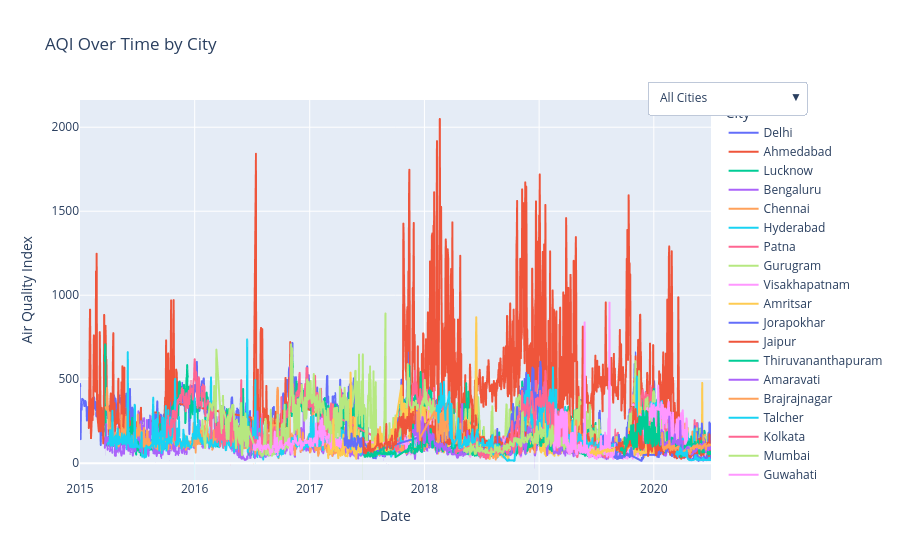

Write notebook code for a chart like this one.
### Markdown cell above
## AQI Trend Over Time by City

This visualisation shows how the Air Quality Index (AQI) changes over time across different cities. The interactive dropdown allows highlighting individual cities or viewing all cities together, helping identify pollution trends, seasonal patterns, and city-level differences in air quality.

### Code cell
# Drop rows without AQI
df_aqi = df.dropna(subset=["AQI"]).copy()

# Sort by date
df_aqi = df_aqi.sort_values("Date")

fig = px.line(
    df_aqi,
    x="Date",
    y="AQI",
    color="City",
    title="AQI Over Time by City",
    labels={"AQI": "Air Quality Index", "Date": "Date"},
)

cities = df_aqi["City"].unique()
buttons = []

buttons.append(dict(
    label="All Cities",
    method="update",
    args=[
        {"visible": [True] * len(cities)},
        {"title": "AQI Over Time by City"}
    ]
))

for city in cities:
    visible = [True if c == city else False for c in df_aqi["City"].unique()]
    buttons.append(
        dict(
            label=city,
            method="update",
            args=[
                {"visible": visible},
                {"title": f"AQI Over Time - {city}"}
            ],
        )
    )

fig.update_layout(
    updatemenus=[
        dict(
            active=0,
            buttons=buttons,
            x=1.15,
            y=1.05,
        )
    ]
)

fig.show()

### Figure 1 — Plotly figure (JSON) as saved in the notebook; plotly's stock layout.template omitted (floating-point values rounded to 4 significant figures; data arrays with more than 128 entries replaced by an {"elided": "..."} marker saying what was removed)
{"data": [{"hovertemplate": "City=Delhi<br>Date=%{x}<br>Air Quality Index=%{y}<extra></extra>", "legendgroup": "Delhi", "line": {"color": "#636efa", "dash": "solid"}, "marker": {"symbol": "circle"}, "mode": "lines", "name": "Delhi", "showlegend": true, "type": "scattergl", "x": {"elided": "1999 str values"}, "xaxis": "x", "y": {"elided": "1999 int values"}, "yaxis": "y"}, {"hovertemplate": "City=Ahmedabad<br>Date=%{x}<br>Air Quality Index=%{y}<extra></extra>", "legendgroup": "Ahmedabad", "line": {"color": "#EF553B", "dash": "solid"}, "marker": {"symbol": "circle"}, "mode": "lines", "name": "Ahmedabad", "showlegend": true, "type": "scattergl", "x": {"elided": "1334 str values"}, "xaxis": "x", "y": {"elided": "1334 int values"}, "yaxis": "y"}, {"hovertemplate": "City=Lucknow<br>Date=%{x}<br>Air Quality Index=%{y}<extra></extra>", "legendgroup": "Lucknow", "line": {"color": "#00cc96", "dash": "solid"}, "marker": {"symbol": "circle"}, "mode": "lines", "name": "Lucknow", "showlegend": true, "type": "scattergl", "x": {"elided": "1893 str values"}, "xaxis": "x", "y": {"elided": "1893 int values"}, "yaxis": "y"}, {"hovertemplate": "City=Bengaluru<br>Date=%{x}<br>Air Quality Index=%{y}<extra></extra>", "legendgroup": "Bengaluru", "line": {"color": "#ab63fa", "dash": "solid"}, "marker": {"symbol": "circle"}, "mode": "lines", "name": "Bengaluru", "showlegend": true, "type": "scattergl", "x": {"elided": "1910 str values"}, "xaxis": "x", "y": {"elided": "1910 int values"}, "yaxis": "y"}, {"hovertemplate": "City=Chennai<br>Date=%{x}<br>Air Quality Index=%{y}<extra></extra>", "legendgroup": "Chennai", "line": {"color": "#FFA15A", "dash": "solid"}, "marker": {"symbol": "circle"}, "mode": "lines", "name": "Chennai", "showlegend": true, "type": "scattergl", "x": {"elided": "1884 str values"}, "xaxis": "x", "y": {"elided": "1884 int values"}, "yaxis": "y"}, {"hovertemplate": "City=Hyderabad<br>Date=%{x}<br>Air Quality Index=%{y}<extra></extra>", "legendgroup": "Hyderabad", "line": {"color": "#19d3f3", "dash": "solid"}, "marker": {"symbol": "circle"}, "mode": "lines", "name": "Hyderabad", "showlegend": true, "type": "scattergl", "x": {"elided": "1880 str values"}, "xaxis": "x", "y": {"elided": "1880 int values"}, "yaxis": "y"}, {"hovertemplate": "City=Patna<br>Date=%{x}<br>Air Quality Index=%{y}<extra></extra>", "legendgroup": "Patna", "line": {"color": "#FF6692", "dash": "solid"}, "marker": {"symbol": "circle"}, "mode": "lines", "name": "Patna", "showlegend": true, "type": "scattergl", "x": {"elided": "1459 str values"}, "xaxis": "x", "y": {"elided": "1459 int values"}, "yaxis": "y"}, {"hovertemplate": "City=Gurugram<br>Date=%{x}<br>Air Quality Index=%{y}<extra></extra>", "legendgroup": "Gurugram", "line": {"color": "#B6E880", "dash": "solid"}, "marker": {"symbol": "circle"}, "mode": "lines", "name": "Gurugram", "showlegend": true, "type": "scattergl", "x": {"elided": "1453 str values"}, "xaxis": "x", "y": {"elided": "1453 int values"}, "yaxis": "y"}, {"hovertemplate": "City=Visakhapatnam<br>Date=%{x}<br>Air Quality Index=%{y}<extra></extra>", "legendgroup": "Visakhapatnam", "line": {"color": "#FF97FF", "dash": "solid"}, "marker": {"symbol": "circle"}, "mode": "lines", "name": "Visakhapatnam", "showlegend": true, "type": "scattergl", "x": {"elided": "1171 str values"}, "xaxis": "x", "y": {"elided": "1171 int values"}, "yaxis": "y"}, {"hovertemplate": "City=Amritsar<br>Date=%{x}<br>Air Quality Index=%{y}<extra></extra>", "legendgroup": "Amritsar", "line": {"color": "#FECB52", "dash": "solid"}, "marker": {"symbol": "circle"}, "mode": "lines", "name": "Amritsar", "showlegend": true, "type": "scattergl", "x": {"elided": "1126 str values"}, "xaxis": "x", "y": {"elided": "1126 int values"}, "yaxis": "y"}, {"hovertemplate": "City=Jorapokhar<br>Date=%{x}<br>Air Quality Index=%{y}<extra></extra>", "legendgroup": "Jorapokhar", "line": {"color": "#636efa", "dash": "solid"}, "marker": {"symbol": "circle"}, "mode": "lines", "name": "Jorapokhar", "showlegend": true, "type": "scattergl", "x": {"elided": "771 str values"}, "xaxis": "x", "y": {"elided": "771 int values"}, "yaxis": "y"}, {"hovertemplate": "City=Jaipur<br>Date=%{x}<br>Air Quality Index=%{y}<extra></extra>", "legendgroup": "Jaipur", "line": {"color": "#EF553B", "dash": "solid"}, "marker": {"symbol": "circle"}, "mode": "lines", "name": "Jaipur", "showlegend": true, "type": "scattergl", "x": {"elided": "1094 str values"}, "xaxis": "x", "y": {"elided": "1094 int values"}, "yaxis": "y"}, {"hovertemplate": "City=Thiruvananthapuram<br>Date=%{x}<br>Air Quality Index=%{y}<extra></extra>", "legendgroup": "Thiruvananthapuram", "line": {"color": "#00cc96", "dash": "solid"}, "marker": {"symbol": "circle"}, "mode": "lines", "name": "Thiruvananthapuram", "showlegend": true, "type": "scattergl", "x": {"elided": "1052 str values"}, "xaxis": "x", "y": {"elided": "1052 int values"}, "yaxis": "y"}, {"hovertemplate": "City=Amaravati<br>Date=%{x}<br>Air Quality Index=%{y}<extra></extra>", "legendgroup": "Amaravati", "line": {"color": "#ab63fa", "dash": "solid"}, "marker": {"symbol": "circle"}, "mode": "lines", "name": "Amaravati", "showlegend": true, "type": "scattergl", "x": {"elided": "841 str values"}, "xaxis": "x", "y": {"elided": "841 int values"}, "yaxis": "y"}, {"hovertemplate": "City=Brajrajnagar<br>Date=%{x}<br>Air Quality Index=%{y}<extra></extra>", "legendgroup": "Brajrajnagar", "line": {"color": "#FFA15A", "dash": "solid"}, "marker": {"symbol": "circle"}, "mode": "lines", "name": "Brajrajnagar", "showlegend": true, "type": "scattergl", "x": {"elided": "713 str values"}, "xaxis": "x", "y": {"elided": "713 int values"}, "yaxis": "y"}, {"hovertemplate": "City=Talcher<br>Date=%{x}<br>Air Quality Index=%{y}<extra></extra>", "legendgroup": "Talcher", "line": {"color": "#19d3f3", "dash": "solid"}, "marker": {"symbol": "circle"}, "mode": "lines", "name": "Talcher", "showlegend": true, "type": "scattergl", "x": {"elided": "698 str values"}, "xaxis": "x", "y": {"elided": "698 int values"}, "yaxis": "y"}, {"hovertemplate": "City=Kolkata<br>Date=%{x}<br>Air Quality Index=%{y}<extra></extra>", "legendgroup": "Kolkata", "line": {"color": "#FF6692", "dash": "solid"}, "marker": {"symbol": "circle"}, "mode": "lines", "name": "Kolkata", "showlegend": true, "type": "scattergl", "x": {"elided": "754 str values"}, "xaxis": "x", "y": {"elided": "754 int values"}, "yaxis": "y"}, {"hovertemplate": "City=Mumbai<br>Date=%{x}<br>Air Quality Index=%{y}<extra></extra>", "legendgroup": "Mumbai", "line": {"color": "#B6E880", "dash": "solid"}, "marker": {"symbol": "circle"}, "mode": "lines", "name": "Mumbai", "showlegend": true, "type": "scattergl", "x": {"elided": "775 str values"}, "xaxis": "x", "y": {"elided": "775 int values"}, "yaxis": "y"}, {"hovertemplate": "City=Guwahati<br>Date=%{x}<br>Air Quality Index=%{y}<extra></extra>", "legendgroup": "Guwahati", "line": {"color": "#FF97FF", "dash": "solid"}, "marker": {"symbol": "circle"}, "mode": "lines", "name": "Guwahati", "showlegend": true, "type": "scattergl", "x": {"elided": "495 str values"}, "xaxis": "x", "y": {"elided": "495 int values"}, "yaxis": "y"}, {"hovertemplate": "City=Coimbatore<br>Date=%{x}<br>Air Quality Index=%{y}<extra></extra>", "legendgroup": "Coimbatore", "line": {"color": "#FECB52", "dash": "solid"}, "marker": {"symbol": "circle"}, "mode": "lines", "name": "Coimbatore", "showlegend": true, "type": "scattergl", "x": {"elided": "344 str values"}, "xaxis": "x", "y": {"elided": "344 int values"}, "yaxis": "y"}, {"hovertemplate": "City=Shillong<br>Date=%{x}<br>Air Quality Index=%{y}<extra></extra>", "legendgroup": "Shillong", "line": {"color": "#636efa", "dash": "solid"}, "marker": {"symbol": "circle"}, "mode": "lines", "name": "Shillong", "showlegend": true, "type": "scattergl", "x": {"elided": "205 str values"}, "xaxis": "x", "y": {"elided": "205 int values"}, "yaxis": "y"}, {"hovertemplate": "City=Chandigarh<br>Date=%{x}<br>Air Quality Index=%{y}<extra></extra>", "legendgroup": "Chandigarh", "line": {"color": "#EF553B", "dash": "solid"}, "marker": {"symbol": "circle"}, "mode": "lines", "name": "Chandigarh", "showlegend": true, "type": "scattergl", "x": {"elided": "299 str values"}, "xaxis": "x", "y": {"elided": "299 int values"}, "yaxis": "y"}, {"hovertemplate": "City=Bhopal<br>Date=%{x}<br>Air Quality Index=%{y}<extra></extra>", "legendgroup": "Bhopal", "line": {"color": "#00cc96", "dash": "solid"}, "marker": {"symbol": "circle"}, "mode": "lines", "name": "Bhopal", "showlegend": true, "type": "scattergl", "x": {"elided": "278 str values"}, "xaxis": "x", "y": {"elided": "278 int values"}, "yaxis": "y"}, {"hovertemplate": "City=Kochi<br>Date=%{x}<br>Air Quality Index=%{y}<extra></extra>", "legendgroup": "Kochi", "line": {"color": "#ab63fa", "dash": "solid"}, "marker": {"symbol": "circle"}, "mode": "lines", "name": "Kochi", "showlegend": true, "type": "scattergl", "x": {"elided": "158 str values"}, "xaxis": "x", "y": {"elided": "158 int values"}, "yaxis": "y"}, {"hovertemplate": "City=Ernakulam<br>Date=%{x}<br>Air Quality Index=%{y}<extra></extra>", "legendgroup": "Ernakulam", "line": {"color": "#FFA15A", "dash": "solid"}, "marker": {"symbol": "circle"}, "mode": "lines", "name": "Ernakulam", "showlegend": true, "type": "scattergl", "x": {"elided": "153 str values"}, "xaxis": "x", "y": {"elided": "153 int values"}, "yaxis": "y"}, {"hovertemplate": "City=Aizawl<br>Date=%{x}<br>Air Quality Index=%{y}<extra></extra>", "legendgroup": "Aizawl", "line": {"color": "#19d3f3", "dash": "solid"}, "marker": {"symbol": "circle"}, "mode": "lines", "name": "Aizawl", "showlegend": true, "type": "scattergl", "x": ["2020-03-12T00:00:00", "2020-03-13T00:00:00", "2020-03-14T00:00:00", "2020-03-15T00:00:00", "2020-03-16T00:00:00", "2020-03-17T00:00:00", "2020-03-18T00:00:00", "2020-03-19T00:00:00", "2020-03-20T00:00:00", "2020-03-21T00:00:00", "2020-03-22T00:00:00", "2020-03-23T00:00:00", "2020-03-24T00:00:00", "2020-03-25T00:00:00", "2020-03-26T00:00:00", "2020-03-27T00:00:00", "2020-03-28T00:00:00", "2020-03-29T00:00:00", "2020-03-30T00:00:00", "2020-03-31T00:00:00", "2020-04-01T00:00:00", "2020-04-02T00:00:00", "2020-04-03T00:00:00", "2020-04-04T00:00:00", "2020-04-05T00:00:00", "2020-04-06T00:00:00", "2020-04-07T00:00:00", "2020-04-08T00:00:00", "2020-04-09T00:00:00", "2020-04-10T00:00:00", "2020-04-11T00:00:00", "2020-04-12T00:00:00", "2020-04-13T00:00:00", "2020-04-14T00:00:00", "2020-04-15T00:00:00", "2020-04-16T00:00:00", "2020-04-17T00:00:00", "2020-04-18T00:00:00", "2020-04-19T00:00:00", "2020-04-20T00:00:00", "2020-04-21T00:00:00", "2020-04-22T00:00:00", "2020-04-23T00:00:00", "2020-04-24T00:00:00", "2020-04-25T00:00:00", "2020-04-26T00:00:00", "2020-04-27T00:00:00", "2020-04-28T00:00:00", "2020-04-29T00:00:00", "2020-04-30T00:00:00", "2020-05-01T00:00:00", "2020-05-02T00:00:00", "2020-05-03T00:00:00", "2020-05-04T00:00:00", "2020-05-05T00:00:00", "2020-05-06T00:00:00", "2020-05-07T00:00:00", "2020-05-08T00:00:00", "2020-05-09T00:00:00", "2020-05-10T00:00:00", "2020-05-11T00:00:00", "2020-05-12T00:00:00", "2020-05-13T00:00:00", "2020-05-14T00:00:00", "2020-05-15T00:00:00", "2020-05-16T00:00:00", "2020-05-17T00:00:00", "2020-05-18T00:00:00", "2020-05-19T00:00:00", "2020-05-20T00:00:00", "2020-05-21T00:00:00", "2020-05-22T00:00:00", "2020-05-23T00:00:00", "2020-05-24T00:00:00", "2020-05-25T00:00:00", "2020-05-26T00:00:00", "2020-05-27T00:00:00", "2020-05-28T00:00:00", "2020-05-29T00:00:00", "2020-05-30T00:00:00", "2020-05-31T00:00:00", "2020-06-01T00:00:00", "2020-06-02T00:00:00", "2020-06-03T00:00:00", "2020-06-04T00:00:00", "2020-06-05T00:00:00", "2020-06-06T00:00:00", "2020-06-07T00:00:00", "2020-06-08T00:00:00", "2020-06-09T00:00:00", "2020-06-10T00:00:00", "2020-06-12T00:00:00", "2020-06-13T00:00:00", "2020-06-14T00:00:00", "2020-06-15T00:00:00", "2020-06-16T00:00:00", "2020-06-17T00:00:00", "2020-06-18T00:00:00", "2020-06-19T00:00:00", "2020-06-20T00:00:00", "2020-06-21T00:00:00", "2020-06-22T00:00:00", "2020-06-23T00:00:00", "2020-06-24T00:00:00", "2020-06-25T00:00:00", "2020-06-26T00:00:00", "2020-06-27T00:00:00", "2020-06-28T00:00:00", "2020-06-29T00:00:00", "2020-06-30T00:00:00", "2020-07-01T00:00:00"], "xaxis": "x", "y": [52, 60, 62, 70, 54, 40, 51, 63, 69, 70, 71, 53, 66, 92, 89, 82, 71, 81, 60, 51, 62, 64, 54, 43, 44, 48, 61, 45, 59, 64, 55, 41, 42, 64, 76, 49, 33, 31, 24, 24, 23, 20, 19, 19, 19, 18, 19, 19, 19, 19, 20, 20, 19, 19, 19, 20, 20, 20, 24, 24, 35, 46, 46, 33, 31, 21, 20, 26, 32, 24, 20, 22, 22, 27, 20, 19, 21, 21, 20, 20, 19, 19, 20, 20, 19, 31, 20, 19, 25, 23, 19, 19, 19, 19, 19, 19, 20, 20, 20, 19, 19, 20, 20, 25, 33, 21, 19, 19, 20, 20, 20], "yaxis": "y"}], "layout": {"legend": {"title": {"text": "City"}, "tracegroupgap": 0}, "title": {"text": "AQI Over Time by City"}, "updatemenus": [{"active": 0, "buttons": [{"args": [{"visible": [true, true, true, true, true, true, true, true, true, true, true, true, true, true, true, true, true, true, true, true, true, true, true, true, true, true]}, {"title": "AQI Over Time by City"}], "label": "All Cities", "method": "update"}, {"args": [{"visible": [true, false, false, false, false, false, false, false, false, false, false, false, false, false, false, false, false, false, false, false, false, false, false, false, false, false]}, {"title": "AQI Over Time - Delhi"}], "label": "Delhi", "method": "update"}, {"args": [{"visible": [false, true, false, false, false, false, false, false, false, false, false, false, false, false, false, false, false, false, false, false, false, false, false, false, false, false]}, {"title": "AQI Over Time - Ahmedabad"}], "label": "Ahmedabad", "method": "update"}, {"args": [{"visible": [false, false, true, false, false, false, false, false, false, false, false, false, false, false, false, false, false, false, false, false, false, false, false, false, false, false]}, {"title": "AQI Over Time - Lucknow"}], "label": "Lucknow", "method": "update"}, {"args": [{"visible": [false, false, false, true, false, false, false, false, false, false, false, false, false, false, false, false, false, false, false, false, false, false, false, false, false, false]}, {"title": "AQI Over Time - Bengaluru"}], "label": "Bengaluru", "method": "update"}, {"args": [{"visible": [false, false, false, false, true, false, false, false, false, false, false, false, false, false, false, false, false, false, false, false, false, false, false, false, false, false]}, {"title": "AQI Over Time - Chennai"}], "label": "Chennai", "method": "update"}, {"args": [{"visible": [false, false, false, false, false, true, false, false, false, false, false, false, false, false, false, false, false, false, false, false, false, false, false, false, false, false]}, {"title": "AQI Over Time - Hyderabad"}], "label": "Hyderabad", "method": "update"}, {"args": [{"visible": [false, false, false, false, false, false, true, false, false, false, false, false, false, false, false, false, false, false, false, false, false, false, false, false, false, false]}, {"title": "AQI Over Time - Patna"}], "label": "Patna", "method": "update"}, {"args": [{"visible": [false, false, false, false, false, false, false, true, false, false, false, false, false, false, false, false, false, false, false, false, false, false, false, false, false, false]}, {"title": "AQI Over Time - Gurugram"}], "label": "Gurugram", "method": "update"}, {"args": [{"visible": [false, false, false, false, false, false, false, false, true, false, false, false, false, false, false, false, false, false, false, false, false, false, false, false, false, false]}, {"title": "AQI Over Time - Visakhapatnam"}], "label": "Visakhapatnam", "method": "update"}, {"args": [{"visible": [false, false, false, false, false, false, false, false, false, true, false, false, false, false, false, false, false, false, false, false, false, false, false, false, false, false]}, {"title": "AQI Over Time - Amritsar"}], "label": "Amritsar", "method": "update"}, {"args": [{"visible": [false, false, false, false, false, false, false, false, false, false, true, false, false, false, false, false, false, false, false, false, false, false, false, false, false, false]}, {"title": "AQI Over Time - Jorapokhar"}], "label": "Jorapokhar", "method": "update"}, {"args": [{"visible": [false, false, false, false, false, false, false, false, false, false, false, true, false, false, false, false, false, false, false, false, false, false, false, false, false, false]}, {"title": "AQI Over Time - Jaipur"}], "label": "Jaipur", "method": "update"}, {"args": [{"visible": [false, false, false, false, false, false, false, false, false, false, false, false, true, false, false, false, false, false, false, false, false, false, false, false, false, false]}, {"title": "AQI Over Time - Thiruvananthapuram"}], "label": "Thiruvananthapuram", "method": "update"}, {"args": [{"visible": [false, false, false, false, false, false, false, false, false, false, false, false, false, true, false, false, false, false, false, false, false, false, false, false, false, false]}, {"title": "AQI Over Time - Amaravati"}], "label": "Amaravati", "method": "update"}, {"args": [{"visible": [false, false, false, false, false, false, false, false, false, false, false, false, false, false, true, false, false, false, false, false, false, false, false, false, false, false]}, {"title": "AQI Over Time - Brajrajnagar"}], "label": "Brajrajnagar", "method": "update"}, {"args": [{"visible": [false, false, false, false, false, false, false, false, false, false, false, false, false, false, false, true, false, false, false, false, false, false, false, false, false, false]}, {"title": "AQI Over Time - Talcher"}], "label": "Talcher", "method": "update"}, {"args": [{"visible": [false, false, false, false, false, false, false, false, false, false, false, false, false, false, false, false, true, false, false, false, false, false, false, false, false, false]}, {"title": "AQI Over Time - Kolkata"}], "label": "Kolkata", "method": "update"}, {"args": [{"visible": [false, false, false, false, false, false, false, false, false, false, false, false, false, false, false, false, false, true, false, false, false, false, false, false, false, false]}, {"title": "AQI Over Time - Mumbai"}], "label": "Mumbai", "method": "update"}, {"args": [{"visible": [false, false, false, false, false, false, false, false, false, false, false, false, false, false, false, false, false, false, true, false, false, false, false, false, false, false]}, {"title": "AQI Over Time - Guwahati"}], "label": "Guwahati", "method": "update"}, {"args": [{"visible": [false, false, false, false, false, false, false, false, false, false, false, false, false, false, false, false, false, false, false, true, false, false, false, false, false, false]}, {"title": "AQI Over Time - Coimbatore"}], "label": "Coimbatore", "method": "update"}, {"args": [{"visible": [false, false, false, false, false, false, false, false, false, false, false, false, false, false, false, false, false, false, false, false, true, false, false, false, false, false]}, {"title": "AQI Over Time - Shillong"}], "label": "Shillong", "method": "update"}, {"args": [{"visible": [false, false, false, false, false, false, false, false, false, false, false, false, false, false, false, false, false, false, false, false, false, true, false, false, false, false]}, {"title": "AQI Over Time - Chandigarh"}], "label": "Chandigarh", "method": "update"}, {"args": [{"visible": [false, false, false, false, false, false, false, false, false, false, false, false, false, false, false, false, false, false, false, false, false, false, true, false, false, false]}, {"title": "AQI Over Time - Bhopal"}], "label": "Bhopal", "method": "update"}, {"args": [{"visible": [false, false, false, false, false, false, false, false, false, false, false, false, false, false, false, false, false, false, false, false, false, false, false, true, false, false]}, {"title": "AQI Over Time - Kochi"}], "label": "Kochi", "method": "update"}, {"args": [{"visible": [false, false, false, false, false, false, false, false, false, false, false, false, false, false, false, false, false, false, false, false, false, false, false, false, true, false]}, {"title": "AQI Over Time - Ernakulam"}], "label": "Ernakulam", "method": "update"}, {"args": [{"visible": [false, false, false, false, false, false, false, false, false, false, false, false, false, false, false, false, false, false, false, false, false, false, false, false, false, true]}, {"title": "AQI Over Time - Aizawl"}], "label": "Aizawl", "method": "update"}], "x": 1.15, "y": 1.05}], "xaxis": {"anchor": "y", "domain": [0, 1], "title": {"text": "Date"}}, "yaxis": {"anchor": "x", "domain": [0, 1], "title": {"text": "Air Quality Index"}}}}
